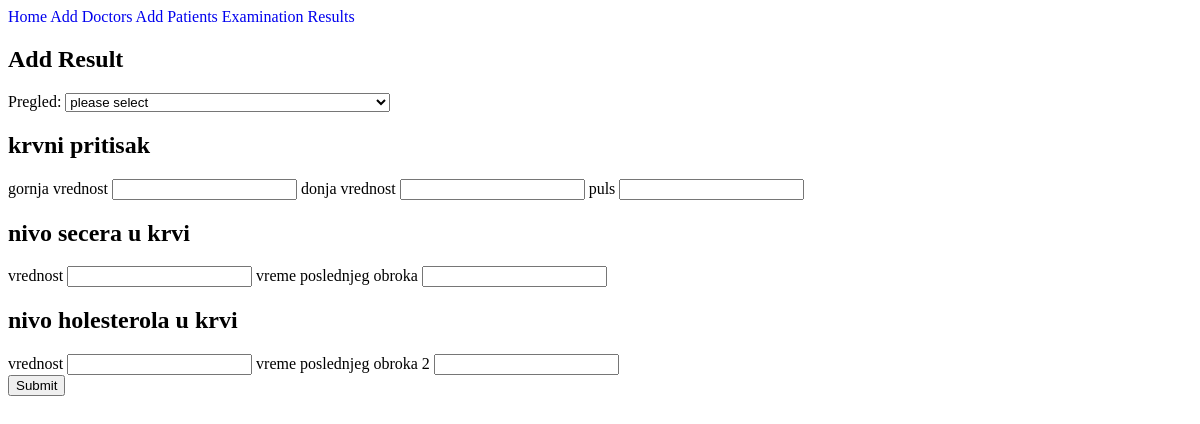
The app's page /results with its own data.
### tables this page shows
CREATE TABLE `type_examination` (
  `id` int(11) NOT NULL AUTO_INCREMENT,
  `name` varchar(255) DEFAULT NULL,
  PRIMARY KEY (`id`)
);

CREATE TABLE `type_examination_details` (
  `id` int(11) NOT NULL AUTO_INCREMENT,
  `name` varchar(255) DEFAULT NULL,
  `typeID` int(11) DEFAULT NULL,
  PRIMARY KEY (`id`)
);

### core/bootstrap.php (called while the page is built, shortened)
<?php
function view($name, $data = [])
{
	extract($data);
	require "app/views/{$name}.view.php";
}

### app/controllers/ResultsController.php (called while the page is built, shortened)
<?php
class ResultsController
{
    public function index()
    {
        $types = App::get('database')->selectAll('type_examination');
        $exDetails = App::get('database')->selectAll('type_examination_details');
        return view('results', compact('examinations','types'));
    }
}
?>

### core/Router.php (called while the page is built, shortened)
<?php
class Router
{
	protected $routes = [
		'GET' => [
		],
		'POST' => [
		]
	];
	public function get($uri, $controller)
	{
		$this->routes['GET'][$uri] = $controller;
	}
	public function post($uri, $controller)
	{
		$this->routes['POST'][$uri] = $controller;
	}
	public function direct($uri, $requestType)
	{
		if(array_key_exists($uri, $this->routes[$requestType])){
			return $this->callAction(...explode('@', $this->routes[$requestType][$uri]));
		}
		throw new Exception('No route defined for this URI');
	}
	public function callAction($controller, $action)
	{
		$controller = new $controller;
		return $controller->$action();
	}
}

### index.php (called while the page is built, shortened)
<?php
require 'core/bootstrap.php';
Router::load('app/routes.php')
			->direct(Request::uri(), Request::method());

### core/App.php (called while the page is built, shortened)
<?php
class App
{
	protected static $registry = [];
	public static function bind($key, $value)
	{
		static::$registry[$key] = $value;
	}
	public static function get($key)
	{
		return static::$registry[$key];
	}
}

### core/database/QueryBuilder.php (called while the page is built, shortened)
<?php
class QueryBuilder
{
	protected $pdo;
	public function __construct(PDO $pdo)
	{
		$this->pdo = $pdo;
	}
	public function selectAll($table)
	{
		$statement = $this->pdo->prepare("select * from $table");
		$statement->execute();
		return $statement->fetchAll(PDO::FETCH_OBJ);
	}
}

### app/views/results.view.php (the view, shortened to what this page needs)
<?php require('app/views/partials/head.php') ?>
    <h1>Add Result</h1>
    <form method="POST" action="/zavrsni/saveresult">
        <label>Pregled:</label>
        <select name="pregled_id" autocomplete="off">
            <option value="" selected="selected">please select</option>
        </select>
        <?php foreach ($types as $type): ?>
            <div>
            <h2><?php echo $type->name; ?></h2>
            <?php foreach ($type->details as $d): ?>
                <label><?php echo $d->name; ?></label>
                <input type="text" name="<?php echo $d->id; ?>" />
            <?php endforeach; ?>
            </div>
        <?php endforeach; ?>
        <button type="submit">Submit</button>
    </form>
<?php require('app/views/partials/footer.php') ?>

### app/views/partials/head.php (shortened to what this page needs)
<!DOCTYPE html>
<html>
	<link rel="stylesheet" type="text/css" href="/zavrsni/public/css/style.css">
	<link rel="stylesheet" href="/zavrsni/public/css/font-awesome-4.7.0/css/font-awesome.min.css">
</head>
<body>
	<?php require 'app/views/partials/nav.php' ?>

### app/views/partials/nav.php
<nav class="nav">
	<a href="/zavrsni">Home</a>
	<a href="/zavrsni/users">Add Doctors</a>
    <a href="/zavrsni/patients">Add Patients</a>
    <a href="/zavrsni/examination">Examination</a>
    <a href="/zavrsni/results">Results</a
</nav>

### public/css/style.css (style rules this page uses)
.nav a { text-decoration: none; }

### records on screen
type_examination: name "krvni pritisak"
type_examination_details: name "gornja vrednost"
type_examination_details: name "donja vrednost"
type_examination_details: name "puls"
type_examination: name "nivo secera u krvi"
type_examination_details: name "vrednost"
type_examination_details: name "vreme poslednjeg obroka"
type_examination: name "nivo holesterola u krvi"
type_examination_details: name "vrednost"
type_examination_details: name "vreme poslednjeg obroka 2"
